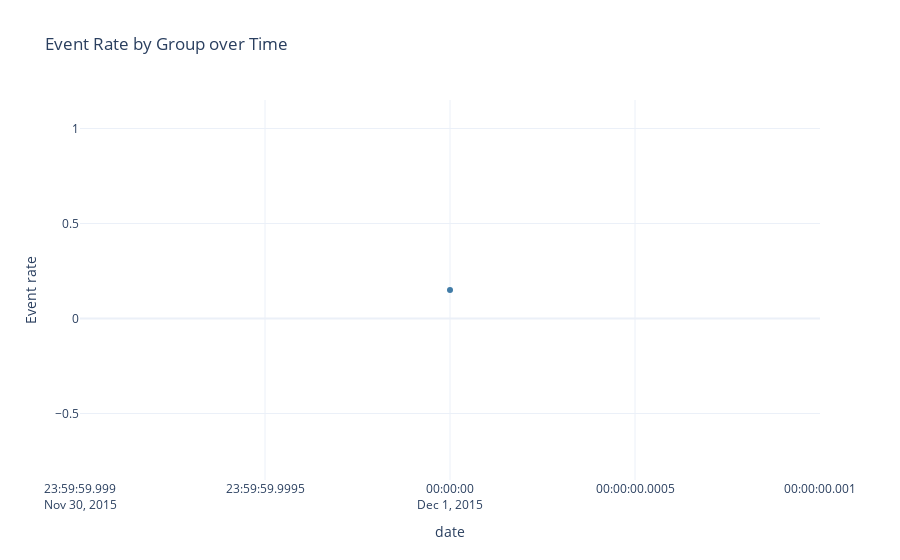
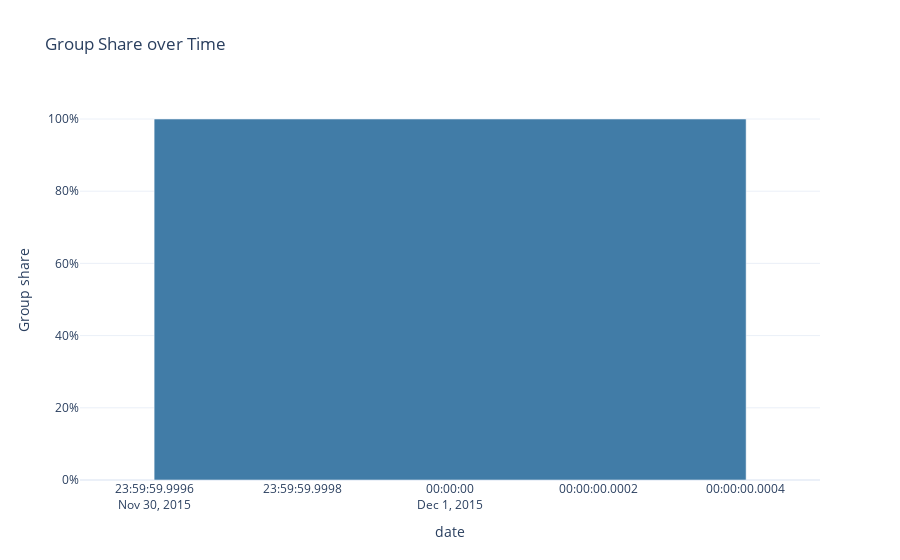

The notebook cell these images were saved under, in order:
### Code cell
evaluator.plot_event_rate()

### Figure 1 — Plotly figure (JSON) as saved in the notebook; plotly's stock layout.template omitted (floating-point values rounded to 4 significant figures)
{"data": [{"line": {"color": "rgb(65,124,167)"}, "mode": "lines+markers", "name": "(-inf, inf)", "type": "scatter", "x": ["2015-12-01T00:00:00.000000000"], "y": [0.15]}], "layout": {"title": {"text": "Event Rate by Group over Time"}, "xaxis": {"title": {"text": "date"}}, "yaxis": {"title": {"text": "Event rate"}}}}

### Figure 2 — Plotly figure (JSON) as saved in the notebook; plotly's stock layout.template omitted (floating-point values rounded to 4 significant figures)
{"data": [{"marker": {"color": "rgb(65,124,167)"}, "name": "(-inf, inf)", "type": "bar", "x": ["2015-12-01T00:00:00.000000000"], "y": [1.0]}], "layout": {"barmode": "stack", "title": {"text": "Group Share over Time"}, "xaxis": {"title": {"text": "date"}}, "yaxis": {"tickformat": ".0%", "title": {"text": "Group share"}}}}
